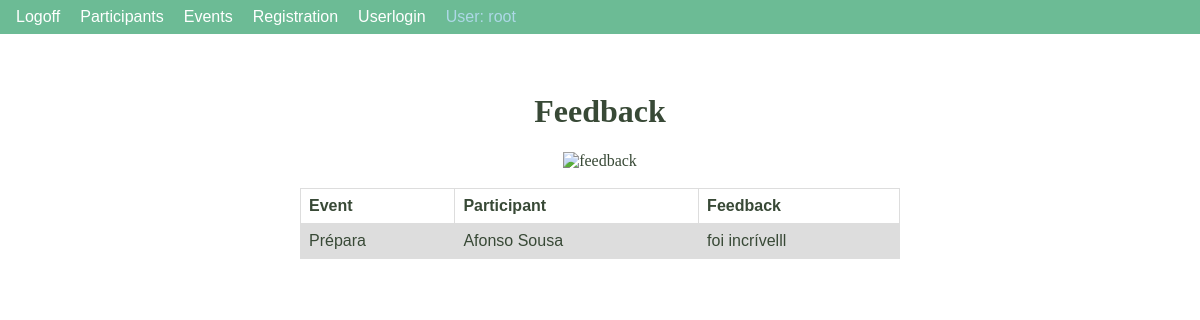
The app's page /feedbackT (signed in) with its own data.
### tables this page shows
CREATE TABLE "Feedback" (
	"registration_code"	TEXT,
	"feedback"	TEXT,
	PRIMARY KEY("registration_code")
);

### app.py (the view)
@app.route("/feedbackT", methods=["post","get"])
def feedbackT():
    submenu = request.args.get("subm")
    Feedback.read(filename)
    return render_template("feedbackT.html",objlst=Feedback.obj,
                           ulogin=session.get("user"),usergroup=session.get('usergroup'),submenu=submenu,
                           Event=Event,Participant=Participant)

### classes/event.py (called while the page is built)
    @property
    def name(self):
        return self._name

### classes/feedback.py (called while the page is built)
    @property
    def registration_code(self):
        return self._registration_code

    @property
    def feedback(self):
        return self._feedback

### classes/gclass.py (called while the page is built)
    @classmethod
    def from_string(cls, str_data):
        str_list = str_data.split(";")
        strarg = 'cls(str_list[0]'
        for i in range(1, len(str_list)):
            strarg += ',str_list[' + str(i) + ']'
        strarg += ')'
        return eval(strarg)

    @classmethod
    def read(cls, path = ''):
        cls.obj = dict()
        cls.lst = list()
        cls.path = path
        try:
            fh = open(path, 'r')
            fh.close()
            lista = cls.sqlexe("select * from " + cls.__name__)
            if lista != None:
                for r in lista:
                    objstr = f'{r[0]}'
                    for att in range(1,len(lista[0])):
                        objstr += f';{r[att]}'
                    cls.from_string(objstr)
        except FileNotFoundError:
            print(f"ERROR: {path} data file not found")
        except BaseException as err:
            print(f"Error in read method:\n{err}\n{type(err)}")
            sys.exit()

    @classmethod
    def sqlexe(cls, command):
        resul = None
        try:
            con = sqlite3.connect(cls.path)
            cur = con.cursor()
            con.row_factory = sqlite3.Row
            tname = cls.__name__
            cur = con.execute(f"SELECT name FROM sqlite_master WHERE type='table' AND name='{tname}'")
            table = cur.fetchone()
            if table is None or table[0] != tname:
                print(f"ERROR: table {tname} missing in database {cls.path}")
                sys.exit()
            cur = con.execute(command)
            resul = cur.fetchall()
            con.commit()
            con.close()
        except sqlite3.Error as er:
            print(f'sqlite error: {er}')
        return resul

### classes/participant.py (called while the page is built)
    @property
    def name(self):
        return self._name

### templates/feedbackT.html
{% extends 'base.html' %}
{% block title %}
    <link rel="stylesheet" href="{{ url_for('static', filename='css/main.css')}}">
{% endblock %}
{% block content %}
    <div class="dados">
        <br><br><br><br>
            <h1>Feedback</h1>
            <img src="/static/images/feedback.jpg" alt="feedback" width="300" height="200">
        <br><br>
        <table>
            <tr>
                <th>Event</th>
                <th>Participant</th>
                <th>Feedback</th>
            </tr>
            {% for obj in objlst.values() %}
                    <tr>
                    <td>{{Event.obj[obj.registration_code[9:]].name}}</td>
                    <td>{{Participant.obj[obj.registration_code[:9]].name}}</td>
                    <td>{{obj.feedback}}</td>
                    </tr>
            {% endfor %}
        </table>
    </div>
{% endblock %}

### static/css/main.css (style rules this page uses)
body { margin: 0; min-height: 300px; }
.dados { font-family: Castellar ; color:#384936; font-style: none; text-align: center; justify-content: center; font-size: 1em; text-decoration: none; }
table { font-family: arial, sans-serif; border-collapse: collapse; width: 50%; margin-left: auto; margin-right: auto; }
td, th { border: 1px solid #dddddd; text-align: left; padding: 8px; }
tr:nth-child(even) { background-color: #dddddd; }
body { background-image: url(https://i.pinimg.com/564x/33/0c/09/330c0903a27fd02fcd3c53f8d56b6f2a.jpg) }

### records on screen
Feedback: obj "Prépara", obj "Afonso Sousa", feedback "foi incrívelll"

### other values on screen
{{ ulogin }} "root"
